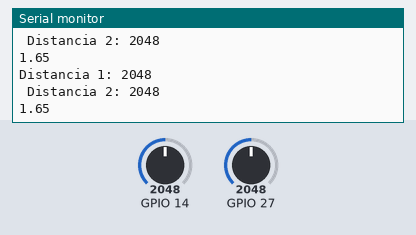
This sketch was run on a simulated ESP32. On the bench: the last lines printed to the serial monitor. The inputs (shaded band) are chosen by the test bench; at power-on: GPIO 14 = 2048, GPIO 27 = 2048.

Above: at 1.2 s.
1.3 s: GPIO 14 set to 2866
At 1.71 s:
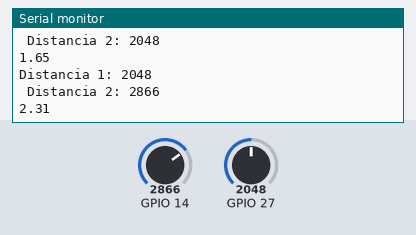
2.8 s: GPIO 27 set to 2866
At 3.21 s:
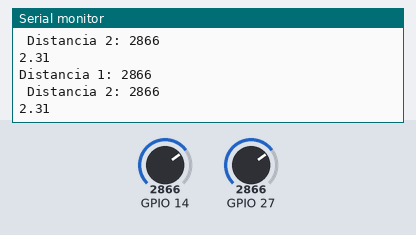
4.3 s: GPIO 14 set to 3603
At 4.71 s:
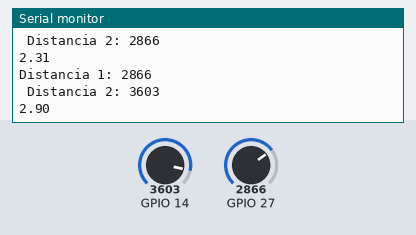
5.8 s: GPIO 27 set to 3603
At 6.22 s:
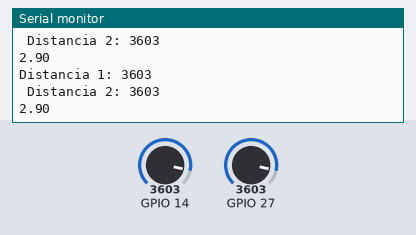
Timing chart, 0 to 8.3 s (numbered marks = the images above; inputs shaded):
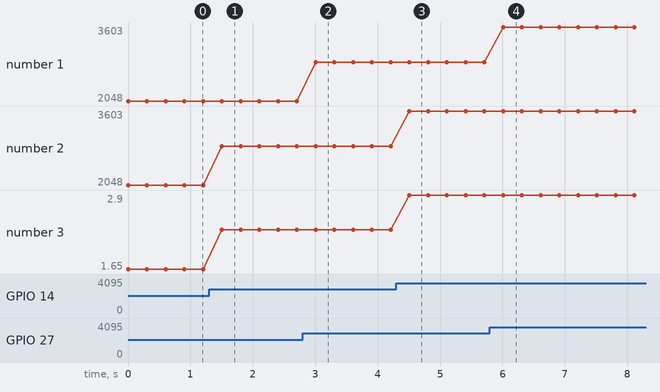

The sketch:

HyperPruebaSharps.ino
```cpp
  int ADC_SHARP ;
  int ADC_SHARP_2;
float i;

void setup() {
  // Comunicación seria a 115200 baudios
  Serial.begin(115200);
}

void loop() {
  // Leemos la entrada analógica 0 :
  ADC_SHARP = analogRead(27);
  ADC_SHARP_2 = analogRead(14);


Serial.print("Distancia 1: ");
Serial.println(ADC_SHARP);
Serial.print(" Distancia 2: ");
Serial.println(ADC_SHARP_2);
i=ADC_SHARP_2*0.000805;

Serial.println(i);


  delay(300);
}
```

Measured:
- after the input at 1.3 s, the serial monitor: prints a new line after 0.20 s (image 1)
- after the input at 2.8 s, the serial monitor: prints a new line after 0.21 s (image 2)
- after the input at 4.3 s, the serial monitor: prints a new line after 0.21 s (image 3)
- after the input at 5.8 s, the serial monitor: prints a new line after 0.21 s (image 4)
- plotted number 2: 2048 → 2866 after the input at 1.3 s, 2866 → 3603 after the input at 4.3 s
- plotted number 3: 1.65 → 2.31 after the input at 1.3 s, 2.31 → 2.9 after the input at 4.3 s
